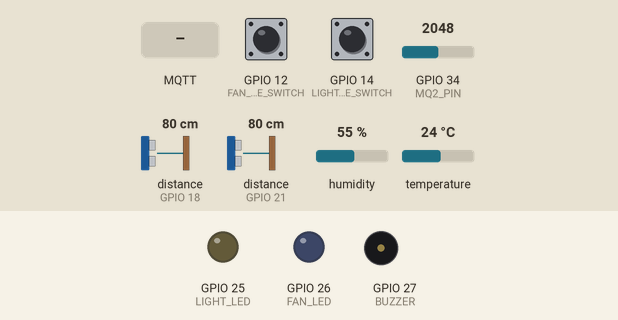
Simulated run of this sketch. Board: ESP32. Shown: output pins drawn as LEDs (lit = HIGH), buzzer (waves = sounding, pin HIGH). The test bench sets the inputs (shaded band); at power-on: distance to the obstacle (sensors on GPIO 18, GPIO 21) 80 cm, GPIO 12 (FAN_MODE_SWITCH) LOW, GPIO 14 (LIGHT_MODE_SWITCH) LOW, GPIO 34 (MQ2_PIN) = 2048, humidity 55 %, temperature 24 °C. The echo pulse lasts 58.3 µs per cm; WiFi joins after 1.5 s; servers stay silent unless stated; random numbers use the default seed unless the sketch sets one; no MQTT or app messages arrive unless stated; pins used as bus, display or sensor lines are not drawn; what the sketch prints to the serial monitor is not drawn.

Above: at 2.7 s.
2.8 s: MQTT message "WARNING_GAS" arrives on the third subscribed topic
At 2.9 s:
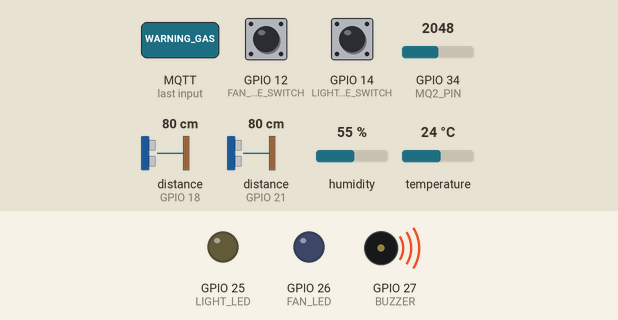
4.5 s: distance to the obstacle (sensor on GPIO 18) set to 250 cm
6.5 s: distance to the obstacle (sensor on GPIO 21) set to 2 cm
11.5 s: GPIO 12 (FAN_MODE_SWITCH) pulled HIGH for 0.15 s
13.1 s: GPIO 14 (LIGHT_MODE_SWITCH) pulled HIGH for 0.15 s
14.7 s: MQTT message "LIGHT_ON" arrives on the first subscribed topic
Timing chart, 0 to 17.2 s (numbered marks = the images above; inputs shaded):
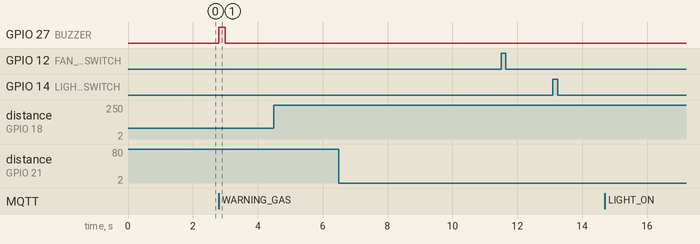

Measured:
- after the input at 2.8 s, GPIO 27 (BUZZER): LOW → HIGH at once, → LOW 0.20 s later
- after the input at 4.5 s, every drawn part: stays the same
- after the input at 6.5 s, every drawn part: stays the same
- after the input at 11.5 s, every drawn part: stays the same
- after the input at 13.1 s, every drawn part: stays the same
- after the input at 14.7 s, every drawn part: stays the same

The sketch:

sketch.ino
```cpp
/*
===========================================================
SHRAMS V2.0
Smart Hostel Resource Automation and Monitoring System

Features
---------
✓ WiFi Connection
✓ MQTT Publish
✓ MQTT Subscribe
✓ DHT22
✓ MQ2
✓ Occupancy Ultrasonic
✓ Door Ultrasonic
✓ Automatic Light Control
===========================================================
*/

#include <WiFi.h>
#include <PubSubClient.h>
#include <DHT.h>

//--------------------------------------------------
// WiFi Credentials
//--------------------------------------------------

const char* ssid = "Wokwi-GUEST";
const char* password = "";

//--------------------------------------------------
// MQTT Broker
//--------------------------------------------------

const char* mqttServer = "broker.emqx.io";
const int mqttPort = 1883;

//--------------------------------------------------
// MQTT Topics
//--------------------------------------------------

const char* TOPIC_TEMP = "hostel/room1/temperature";
const char* TOPIC_HUM = "hostel/room1/humidity";
const char* TOPIC_GAS = "hostel/room1/gas";
const char* TOPIC_OCC = "hostel/room1/occupancy";
const char* TOPIC_DOOR = "hostel/room1/door";

const char* TOPIC_LIGHT = "hostel/room1/control/light";
const char* TOPIC_FAN = "hostel/room1/control/fan";
const char* TOPIC_ALARM = "hostel/room1/control/alarm";

//--------------------------------------------------
// Pin Definitions
//--------------------------------------------------

#define DHTPIN 4
#define DHTTYPE DHT22

#define MQ2_PIN 34

#define OCC_TRIG 5
#define OCC_ECHO 18

#define DOOR_TRIG 19
#define DOOR_ECHO 21

#define SERVO_PIN 13

#define LIGHT_LED 25
#define FAN_LED 26

#define BUZZER 27

//--------------------------------------------------
// Automation Switches
//--------------------------------------------------

#define LIGHT_MODE_SWITCH 14
#define FAN_MODE_SWITCH 12

//--------------------------------------------------

DHT dht(DHTPIN, DHTTYPE);

WiFiClient espClient;
PubSubClient client(espClient);

unsigned long lastPublish = 0;

//--------------------------------------------------
// Automation Modes
//--------------------------------------------------

bool lightAutoMode = true;
bool fanAutoMode = true;

bool previousLightMode = true;
bool previousFanMode = true;

//--------------------------------------------------
// Previous States (Event Logger)
//--------------------------------------------------

String previousOccupancy = "";
String previousDoor = "";

bool previousLightState = false;
bool previousFanState = false;

int previousGas = -1;

float previousTemperature = -1000;
float previousHumidity = -1000;

//==================================================
// WiFi
//==================================================

void connectWiFi()
{
  Serial.print("Connecting WiFi");

  WiFi.begin(ssid, password);

  while (WiFi.status() != WL_CONNECTED)
  {
    delay(500);
    Serial.print(".");
  }

  Serial.println();
  Serial.println("WiFi Connected");
}

//==================================================
// MQTT Callback
//==================================================

void callback(char* topic, byte* payload, unsigned int length)
{
  String message = "";

  for(int i=0;i<length;i++)
  {
    message += (char)payload[i];
  }

  Serial.println();
  Serial.print("Topic : ");
  Serial.println(topic);

  Serial.print("Message : ");
  Serial.println(message);

  //------------------------------------------------
  // Light Control
  //------------------------------------------------

  if(String(topic)==TOPIC_LIGHT)
{

    if(lightAutoMode)
    {

        if(message=="LIGHT_ON")
        {

            digitalWrite(LIGHT_LED,HIGH);

            Serial.println("Room Light ON (AUTO)");

        }

        else if(message=="LIGHT_OFF")
        {

            digitalWrite(LIGHT_LED,LOW);

            Serial.println("Room Light OFF (AUTO)");

        }

    }

    else
    {

        Serial.println("Automation Disabled");

        Serial.println("LIGHT command ignored.");

    }

}

//------------------------------------------------
// Fan Control
//------------------------------------------------

if(String(topic) == TOPIC_FAN)
{

    if(fanAutoMode)
    {

        if(message == "FAN_ON")
        {

            digitalWrite(FAN_LED, HIGH);

            Serial.println("Room Fan ON (AUTO)");

        }

        else if(message == "FAN_OFF")
        {

            digitalWrite(FAN_LED, LOW);

            Serial.println("Room Fan OFF (AUTO)");

        }

    }
    else
    {

        Serial.println("Fan Automation Disabled");

        Serial.println("FAN command ignored.");

    }

}

//------------------------------------------------
// Alarm Control
//------------------------------------------------

if(String(topic) == TOPIC_ALARM)
{

    if(message == "SAFE")
    {

        digitalWrite(BUZZER, LOW);

        Serial.println("Safety Status : SAFE");

    }

    else if(message == "WARNING_GAS")
    {

        Serial.println("Safety Status : GAS WARNING");

        digitalWrite(BUZZER, HIGH);
        delay(200);
        digitalWrite(BUZZER, LOW);

    }

    else if(message == "WARNING_TEMP")
    {

        Serial.println("Safety Status : HIGH TEMPERATURE");

        digitalWrite(BUZZER, HIGH);
        delay(150);
        digitalWrite(BUZZER, LOW);
        delay(150);
        digitalWrite(BUZZER, HIGH);
        delay(150);
        digitalWrite(BUZZER, LOW);

    }

    else if(message == "FIRE")
    {

        Serial.println("***** FIRE RISK DETECTED *****");

        digitalWrite(BUZZER, HIGH);
        delay(1500);
        digitalWrite(BUZZER, LOW);

    }

}

}

//==================================================
// MQTT Connection
//==================================================

void reconnectMQTT()
{

  while(!client.connected())
  {

      Serial.print("Connecting MQTT...");

      String clientID="SHRAMS_ROOM1_";
      clientID+=String(random(1000));

      if(client.connect(clientID.c_str()))
      {

          Serial.println("Connected");

          client.subscribe(TOPIC_LIGHT);
          client.subscribe(TOPIC_FAN);
          client.subscribe(TOPIC_ALARM);

      }

      else
      {
          Serial.print("Failed : ");
          Serial.println(client.state());

          delay(2000);
      }

  }

}

//==================================================
// Distance Function
//==================================================

float getDistance(int trig,int echo)
{

    digitalWrite(trig,LOW);
    delayMicroseconds(2);

    digitalWrite(trig,HIGH);
    delayMicroseconds(10);

    digitalWrite(trig,LOW);

    long duration=pulseIn(echo,HIGH);

    float distance=duration*0.034/2;

    return distance;

}

//==================================================
// Read Automation Switches (Debounced)
//==================================================

void updateAutomationMode()
{
    static unsigned long lastRead = 0;

    // Read only every 50 ms
    if (millis() - lastRead < 50)
        return;

    lastRead = millis();

    bool newLightMode = digitalRead(LIGHT_MODE_SWITCH);
    bool newFanMode   = digitalRead(FAN_MODE_SWITCH);

    //--------------------------------------------

    if (newLightMode != previousLightMode)
    {
        previousLightMode = newLightMode;
        lightAutoMode = newLightMode;

        if (lightAutoMode)
            Serial.println("Light Mode : AUTO");
        else
            Serial.println("Light Mode : MANUAL");
    }

    //--------------------------------------------

    if (newFanMode != previousFanMode)
    {
        previousFanMode = newFanMode;
        fanAutoMode = newFanMode;

        if (fanAutoMode)
            Serial.println("Fan Mode : AUTO");
        else
            Serial.println("Fan Mode : MANUAL");
    }
}

//==================================================
// Publish Sensor Data
//==================================================

void publishSensors()
{

    float temperature=dht.readTemperature();
    float humidity=dht.readHumidity();

    int gas=analogRead(MQ2_PIN);

    float occDistance=getDistance(OCC_TRIG,OCC_ECHO);

    float doorDistance=getDistance(DOOR_TRIG,DOOR_ECHO);

    String occupancy;

    if(occDistance<100)
        occupancy="PRESENT";
    else
        occupancy="ABSENT";

    String door;

    if(doorDistance<15)
        door="CLOSED";
    else
        door="OPEN";

    client.publish(TOPIC_TEMP,String(temperature).c_str());

    client.publish(TOPIC_HUM,String(humidity).c_str());

    client.publish(TOPIC_GAS,String(gas).c_str());

    client.publish(TOPIC_OCC,occupancy.c_str());

    client.publish(TOPIC_DOOR,door.c_str());

    //------------------------------------------------

//------------------------------------------------
// Event Logger
//------------------------------------------------

// Occupancy

if(occupancy != previousOccupancy)
{

    Serial.print("Occupancy Changed : ");

    Serial.print(previousOccupancy);

    Serial.print(" -> ");

    Serial.println(occupancy);

    previousOccupancy = occupancy;

}

// Door

if(door != previousDoor)
{

    Serial.print("Door Changed : ");

    Serial.print(previousDoor);

    Serial.print(" -> ");

    Serial.println(door);

    previousDoor = door;

}

}

//==================================================
// Setup
//==================================================

void setup()
{

    Serial.begin(115200);

    dht.begin();

    pinMode(OCC_TRIG,OUTPUT);
    pinMode(OCC_ECHO,INPUT);

    pinMode(DOOR_TRIG,OUTPUT);
    pinMode(DOOR_ECHO,INPUT);

    pinMode(LIGHT_LED,OUTPUT);
    pinMode(FAN_LED,OUTPUT);

    pinMode(BUZZER,OUTPUT);

    pinMode(LIGHT_MODE_SWITCH, INPUT_PULLUP);
    pinMode(FAN_MODE_SWITCH, INPUT_PULLUP);

    connectWiFi();

    client.setServer(mqttServer,mqttPort);

    client.setCallback(callback);

}

//==================================================
// Loop
//==================================================

void loop()
{

    if(!client.connected())
    {
        reconnectMQTT();
    }

    client.loop();

    updateAutomationMode();

    if(millis()-lastPublish>5000)
    {
        lastPublish=millis();

        publishSensors();
    }

}
```
